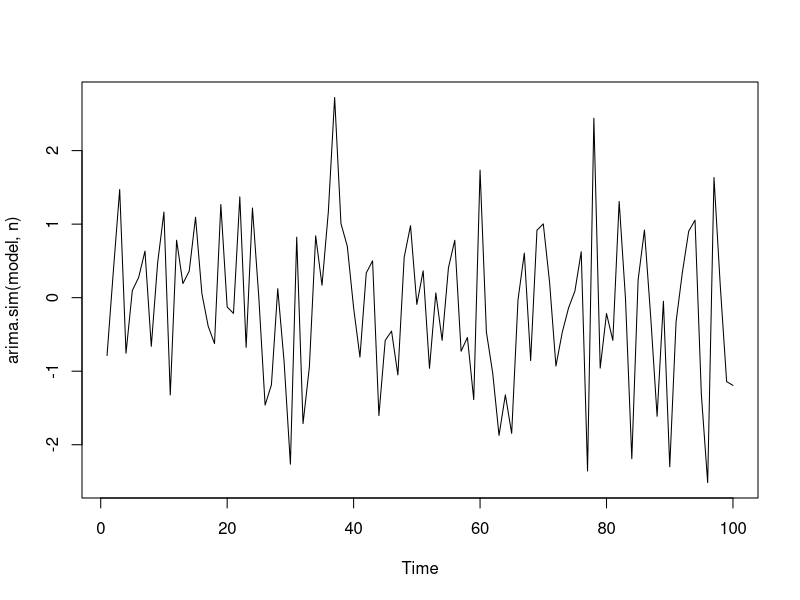
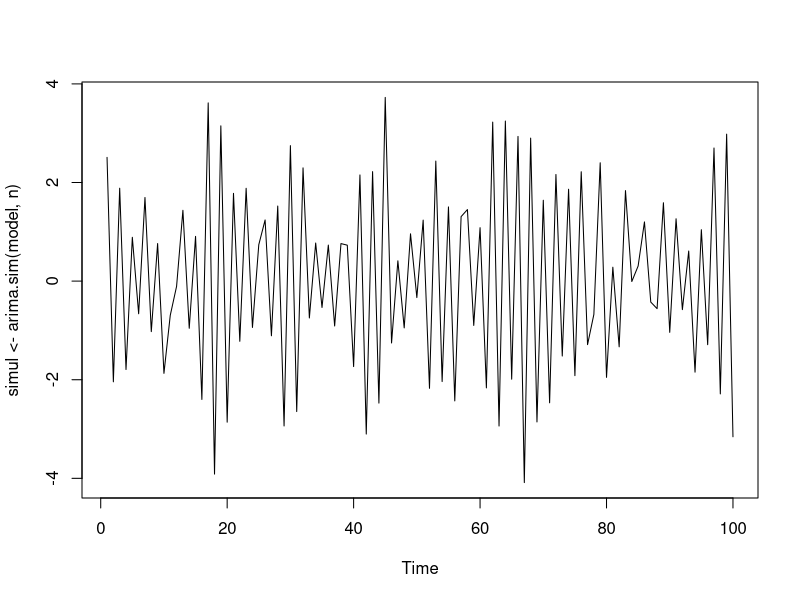
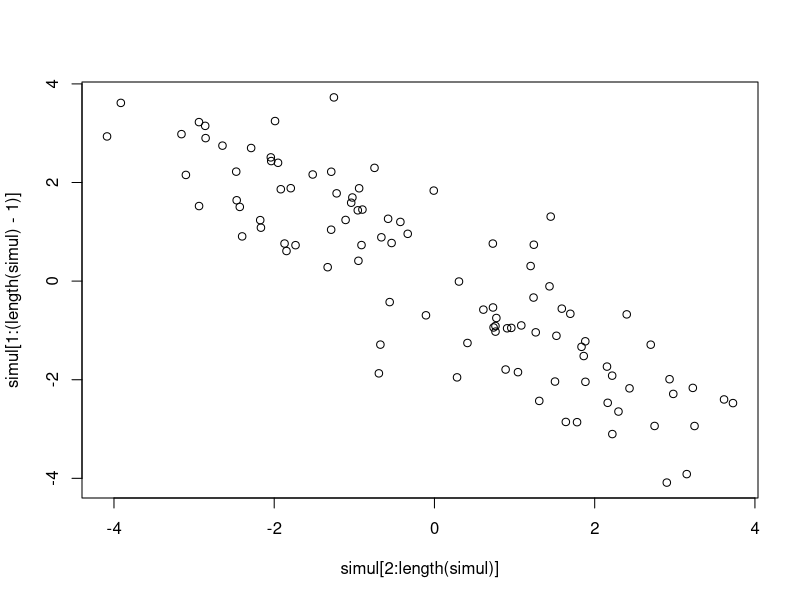
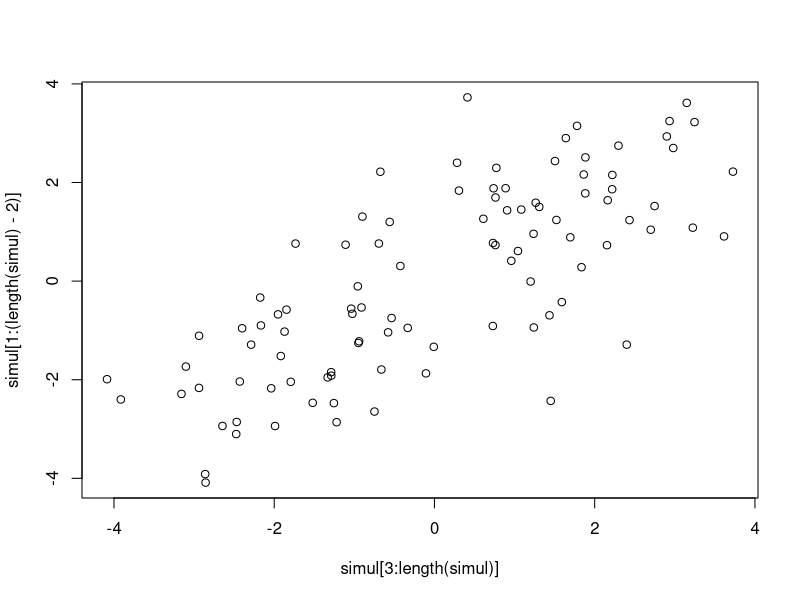
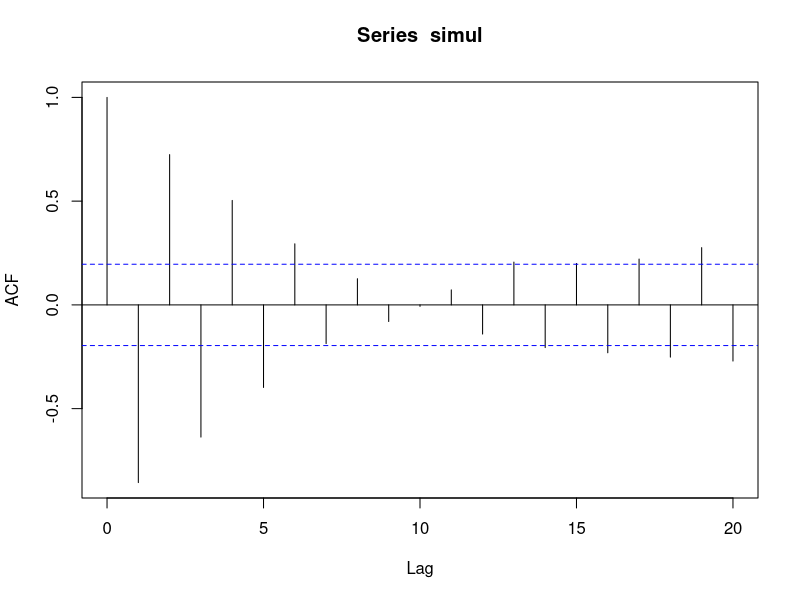
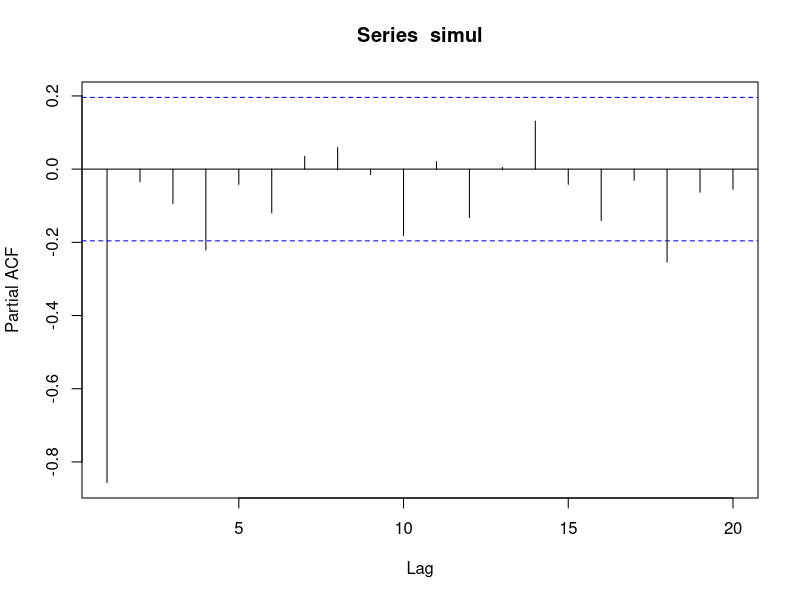
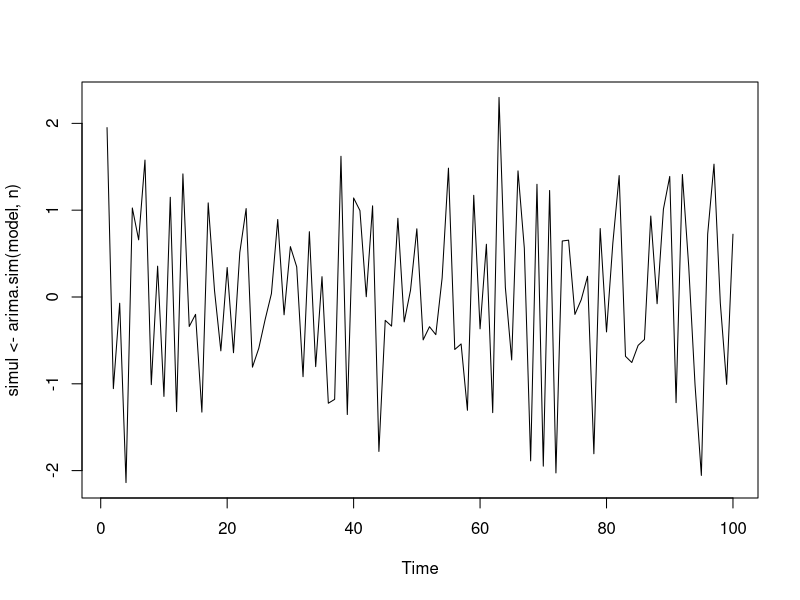
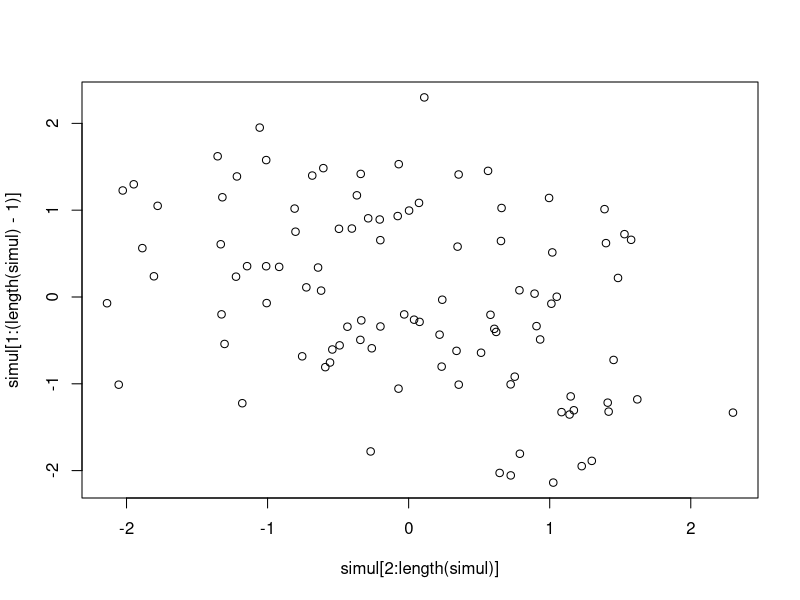

Here is the R script that generated these plots, in order: (Note: this script raises an error after producing the figures.)


# number of simulated terms
n <- 100

#ex1
model <- list(order = c(0,0,0))
plot(arima.sim(model, n))

#ex2
model <- list(order = c(1,0,0), ar=-0.9)
plot(simul <- arima.sim(model, n))
plot(simul[2:length(simul)],simul[1:(length(simul)-1)])
plot(simul[3:length(simul)],simul[1:(length(simul)-2)])
acf(simul)
pacf(simul)
#there is a negative covariance between yt and yt-1 and a positive cov. between yt and yt-2
#the acf shows a negative auto-corr. and the pacf confirms the AR(1) (1 significant bar outside the 1.96-bounds)
model <- list(order = c(1,0,0), ar=-0.3)
plot(simul <- arima.sim(model, n))
plot(simul[2:length(simul)],simul[1:(length(simul)-1)])
plot(simul[3:length(simul)],simul[1:(length(simul)-2)])
acf(simul)
pacf(simul)
#neg. corr as well , less strong than before, pacf indicates aswell an AR(1) process

model <- list(order = c(1,0,0), ar=0.5)
plot(simul <- arima.sim(model, n))
plot(simul[2:length(simul)],simul[1:(length(simul)-1)])
plot(simul[3:length(simul)],simul[1:(length(simul)-2)])
acf(simul)
pacf(simul)
model <- list(order = c(1,0,0), ar=0.9)
plot(simul <- arima.sim(model, n))
plot(simul[2:length(simul)],simul[1:(length(simul)-1)])
plot(simul[3:length(simul)],simul[1:(length(simul)-2)])
acf(simul)
pacf(simul)
model <- list(order = c(1,0,0), ar=1)
plot(simul <- arima.sim(model, n))
plot(simul[2:length(simul)],simul[1:(length(simul)-1)])
plot(simul[3:length(simul)],simul[1:(length(simul)-2)])
acf(simul)
pacf(simul)
#in both cases positive autocovariances and the pacf plots with 1 significant bar suggesting an AR(1) process, ar=1 is not stationary

#ex3
model <- list(order = c(0,0,1), ma=1.9)
plot(simul <- arima.sim(model, n))
plot(simul[2:length(simul)],simul[1:(length(simul)-1)])
plot(simul[3:length(simul)],simul[1:(length(simul)-2)])
acf(simul)
pacf(simul)
#there is a positive covariance between yt and yt-1 (confirmed as well by acf plot with sign. bar at lag1), and at lag2 it is no corr. see the dispersed plot yt vs yt2
model <- list(order = c(0,0,1), ma=0.5)
plot(simul <- arima.sim(model, n))
plot(simul[2:length(simul)],simul[1:(length(simul)-1)])
plot(simul[3:length(simul)],simul[1:(length(simul)-2)])
acf(simul)
pacf(simul)
#two positive autocorrelations (AR2) visible at both plots yt<->yt-1 and yt<->yt-2
#shouldn't the pacf exponentially decrease if it's an MA process??
model <- list(order = c(0,0,1), ma=-0.5)
plot(simul <- arima.sim(model, n))
plot(simul[2:length(simul)],simul[1:(length(simul)-1)])
plot(simul[3:length(simul)],simul[1:(length(simul)-2)])
acf(simul)
pacf(simul)
##???  shouldn't the pacf exponentially decrease if it's an MA process??
model <- list(order = c(0,0,1), ma=-1)
plot(simul <- arima.sim(model, n))
plot(simul[2:length(simul)],simul[1:(length(simul)-1)])
plot(simul[3:length(simul)],simul[1:(length(simul)-2)])
acf(simul)
pacf(simul)
#ma=-1 means not invertible?

#ex4 
model <- list(order = c(1,0,1), ar=0.7, ma=-0.3)
plot(simul <- arima.sim(model, n))
plot(simul[2:length(simul)],simul[1:(length(simul)-1)])
plot(simul[3:length(simul)],simul[1:(length(simul)-2)])
acf(simul)
pacf(simul)
#is the pacf really decreasing? the negative moving average is clearly visible!

#ex5
# number of simulated terms
n <- 100
# 1.
# model of ARIMA(p,d,q)
model <- list(order = c(2,0,0),ar = c(-0.2, 0.48))
plot(simul <- arima.sim(model, n))
acf(simul)
pacf(simul)
# 3.
model <- list(order = c(1,0,1),ar = c(-0.6), ma = c(-1.2))
plot(simul <- arima.sim(model, n))
acf(simul)
pacf(simul)
#that is clear ARMA with a clearly decreasing AR and a clearliy decreasing moving average process with a clear exponentially decreasing MA!
#but why is it ARMA(1,1) and not ARMA(2,2) since they are at least 2 significant PACF bars and 2 significant ACF bars
# 4.
model <- list(order = c(2,0,0), ar = c(-1.8, 0.81))
plot(simul <- arima.sim(model, n))
acf(simul)
pacf(simul)
#ar part not stationary. why? because of the -1.8?